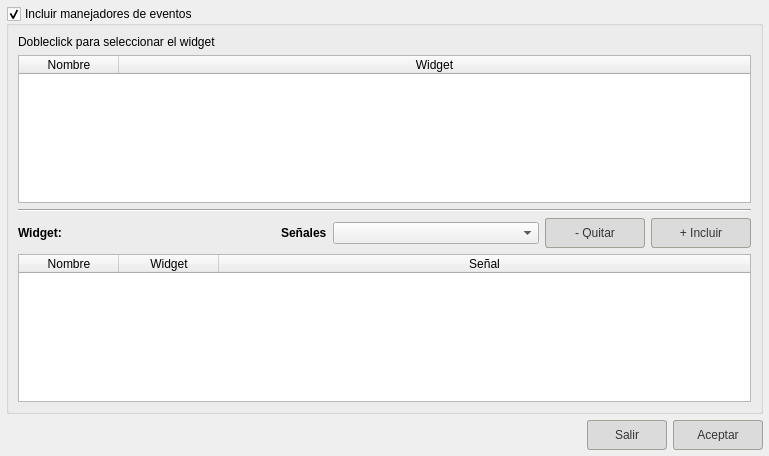
<?xml version="1.0" encoding="UTF-8"?>
<ui version="4.0">
 <class>Dialog</class>
 <widget class="QDialog" name="Dialog">
  <property name="geometry">
   <rect>
    <x>0</x>
    <y>0</y>
    <width>769</width>
    <height>456</height>
   </rect>
  </property>
  <property name="windowTitle">
   <string>Incluir metodos de las señales</string>
  </property>
  <layout class="QVBoxLayout" name="verticalLayout_2">
   <property name="margin">
    <number>6</number>
   </property>
   <item>
    <widget class="QGroupBox" name="gbIncluirEventos">
     <property name="autoFillBackground">
      <bool>false</bool>
     </property>
     <property name="title">
      <string>Incluir manejadores de eventos</string>
     </property>
     <property name="checkable">
      <bool>true</bool>
     </property>
     <layout class="QVBoxLayout" name="verticalLayout">
      <item>
       <widget class="QLabel" name="label">
        <property name="text">
         <string>Dobleclick para seleccionar el widget</string>
        </property>
       </widget>
      </item>
      <item>
       <widget class="QTableWidget" name="twWidgets">
        <property name="alternatingRowColors">
         <bool>true</bool>
        </property>
        <property name="selectionMode">
         <enum>QAbstractItemView::SingleSelection</enum>
        </property>
        <property name="selectionBehavior">
         <enum>QAbstractItemView::SelectItems</enum>
        </property>
        <attribute name="horizontalHeaderStretchLastSection">
         <bool>true</bool>
        </attribute>
        <attribute name="verticalHeaderVisible">
         <bool>false</bool>
        </attribute>
        <attribute name="verticalHeaderShowSortIndicator" stdset="0">
         <bool>true</bool>
        </attribute>
        <column>
         <property name="text">
          <string>Nombre</string>
         </property>
        </column>
        <column>
         <property name="text">
          <string>Widget</string>
         </property>
        </column>
       </widget>
      </item>
      <item>
       <widget class="Line" name="line">
        <property name="orientation">
         <enum>Qt::Horizontal</enum>
        </property>
       </widget>
      </item>
      <item>
       <layout class="QHBoxLayout" name="horizontalLayout">
        <item>
         <widget class="QLabel" name="label_2">
          <property name="sizePolicy">
           <sizepolicy hsizetype="Fixed" vsizetype="Preferred">
            <horstretch>0</horstretch>
            <verstretch>0</verstretch>
           </sizepolicy>
          </property>
          <property name="font">
           <font>
            <weight>75</weight>
            <bold>true</bold>
           </font>
          </property>
          <property name="text">
           <string>Widget:</string>
          </property>
         </widget>
        </item>
        <item>
         <widget class="QLabel" name="lbWidget">
          <property name="minimumSize">
           <size>
            <width>150</width>
            <height>0</height>
           </size>
          </property>
          <property name="font">
           <font>
            <underline>false</underline>
           </font>
          </property>
          <property name="frameShape">
           <enum>QFrame::NoFrame</enum>
          </property>
          <property name="text">
           <string/>
          </property>
         </widget>
        </item>
        <item>
         <widget class="QLabel" name="label_3">
          <property name="sizePolicy">
           <sizepolicy hsizetype="Fixed" vsizetype="Preferred">
            <horstretch>0</horstretch>
            <verstretch>0</verstretch>
           </sizepolicy>
          </property>
          <property name="font">
           <font>
            <weight>75</weight>
            <bold>true</bold>
           </font>
          </property>
          <property name="text">
           <string>Señales</string>
          </property>
         </widget>
        </item>
        <item>
         <widget class="QComboBox" name="cbSenales"/>
        </item>
        <item>
         <widget class="QPushButton" name="btQuitar">
          <property name="sizePolicy">
           <sizepolicy hsizetype="Minimum" vsizetype="Preferred">
            <horstretch>0</horstretch>
            <verstretch>0</verstretch>
           </sizepolicy>
          </property>
          <property name="minimumSize">
           <size>
            <width>90</width>
            <height>30</height>
           </size>
          </property>
          <property name="maximumSize">
           <size>
            <width>100</width>
            <height>16777215</height>
           </size>
          </property>
          <property name="styleSheet">
           <string notr="true">QPushButton {
	background: #DBDBDB;
	border-radius: 3px;
	color:#353535;
	border: 1px solid #A0A197;
	padding:8px;
}

QPushButton:pressed{
	background-color: qlineargradient(x1: 0, y1: 0, x2: 0, y2: 1,
                                            stop: 0 #dadbde, stop: 1 #f6f7fa);		
	border: 1px solid #505050;
}
QPushButton:hover{
         background-color: qlineargradient(x1: 0, y1: 0, x2: 0, y2: 1,
                                           stop: 0 #dadbde, stop: 1 #f6f7fa);
}</string>
          </property>
          <property name="text">
           <string>- Quitar</string>
          </property>
         </widget>
        </item>
        <item>
         <widget class="QPushButton" name="btIncluir">
          <property name="sizePolicy">
           <sizepolicy hsizetype="Minimum" vsizetype="Preferred">
            <horstretch>0</horstretch>
            <verstretch>0</verstretch>
           </sizepolicy>
          </property>
          <property name="minimumSize">
           <size>
            <width>90</width>
            <height>30</height>
           </size>
          </property>
          <property name="maximumSize">
           <size>
            <width>100</width>
            <height>16777215</height>
           </size>
          </property>
          <property name="styleSheet">
           <string notr="true">QPushButton {
	background: #DBDBDB;
	border-radius: 3px;
	color:#353535;
	border: 1px solid #A0A197;
	padding:8px;
}

QPushButton:pressed{
	background-color: qlineargradient(x1: 0, y1: 0, x2: 0, y2: 1,
                                            stop: 0 #dadbde, stop: 1 #f6f7fa);		
	border: 1px solid #505050;
}
QPushButton:hover{
         background-color: qlineargradient(x1: 0, y1: 0, x2: 0, y2: 1,
                                           stop: 0 #dadbde, stop: 1 #f6f7fa);
}</string>
          </property>
          <property name="text">
           <string>+ Incluir</string>
          </property>
         </widget>
        </item>
       </layout>
      </item>
      <item>
       <widget class="QTableWidget" name="twEventos">
        <property name="alternatingRowColors">
         <bool>true</bool>
        </property>
        <property name="selectionMode">
         <enum>QAbstractItemView::SingleSelection</enum>
        </property>
        <property name="selectionBehavior">
         <enum>QAbstractItemView::SelectItems</enum>
        </property>
        <attribute name="horizontalHeaderStretchLastSection">
         <bool>true</bool>
        </attribute>
        <attribute name="verticalHeaderVisible">
         <bool>false</bool>
        </attribute>
        <attribute name="verticalHeaderShowSortIndicator" stdset="0">
         <bool>true</bool>
        </attribute>
        <column>
         <property name="text">
          <string>Nombre</string>
         </property>
        </column>
        <column>
         <property name="text">
          <string>Widget</string>
         </property>
        </column>
        <column>
         <property name="text">
          <string>Señal</string>
         </property>
        </column>
       </widget>
      </item>
     </layout>
    </widget>
   </item>
   <item>
    <layout class="QHBoxLayout" name="horizontalLayout_2">
     <item>
      <spacer name="horizontalSpacer">
       <property name="orientation">
        <enum>Qt::Horizontal</enum>
       </property>
       <property name="sizeHint" stdset="0">
        <size>
         <width>40</width>
         <height>20</height>
        </size>
       </property>
      </spacer>
     </item>
     <item>
      <widget class="QPushButton" name="btSalir">
       <property name="sizePolicy">
        <sizepolicy hsizetype="Preferred" vsizetype="Preferred">
         <horstretch>0</horstretch>
         <verstretch>0</verstretch>
        </sizepolicy>
       </property>
       <property name="minimumSize">
        <size>
         <width>80</width>
         <height>30</height>
        </size>
       </property>
       <property name="styleSheet">
        <string notr="true">QPushButton {
	background: #DBDBDB;
	border-radius: 3px;
	color:#353535;
	border: 1px solid #A0A197;
	padding:8px;
}

QPushButton:pressed{
	background-color: qlineargradient(x1: 0, y1: 0, x2: 0, y2: 1,
                                            stop: 0 #dadbde, stop: 1 #f6f7fa);		
	border: 1px solid #505050;
}
QPushButton:hover{
         background-color: qlineargradient(x1: 0, y1: 0, x2: 0, y2: 1,
                                           stop: 0 #dadbde, stop: 1 #f6f7fa);
}</string>
       </property>
       <property name="text">
        <string>Salir</string>
       </property>
      </widget>
     </item>
     <item>
      <widget class="QPushButton" name="btAceptar">
       <property name="sizePolicy">
        <sizepolicy hsizetype="Preferred" vsizetype="Preferred">
         <horstretch>0</horstretch>
         <verstretch>0</verstretch>
        </sizepolicy>
       </property>
       <property name="minimumSize">
        <size>
         <width>90</width>
         <height>20</height>
        </size>
       </property>
       <property name="styleSheet">
        <string notr="true">QPushButton {
	background: #DBDBDB;
	border-radius: 3px;
	color:#353535;
	border: 1px solid #A0A197;
	padding:8px;
}

QPushButton:pressed{
	background-color: qlineargradient(x1: 0, y1: 0, x2: 0, y2: 1,
                                            stop: 0 #dadbde, stop: 1 #f6f7fa);		
	border: 1px solid #505050;
}
QPushButton:hover{
         background-color: qlineargradient(x1: 0, y1: 0, x2: 0, y2: 1,
                                           stop: 0 #dadbde, stop: 1 #f6f7fa);
}</string>
       </property>
       <property name="text">
        <string>Aceptar</string>
       </property>
      </widget>
     </item>
    </layout>
   </item>
  </layout>
 </widget>
 <resources/>
 <connections>
  <connection>
   <sender>btSalir</sender>
   <signal>clicked()</signal>
   <receiver>Dialog</receiver>
   <slot>close()</slot>
   <hints>
    <hint type="sourcelabel">
     <x>547</x>
     <y>431</y>
    </hint>
    <hint type="destinationlabel">
     <x>428</x>
     <y>425</y>
    </hint>
   </hints>
  </connection>
 </connections>
</ui>
